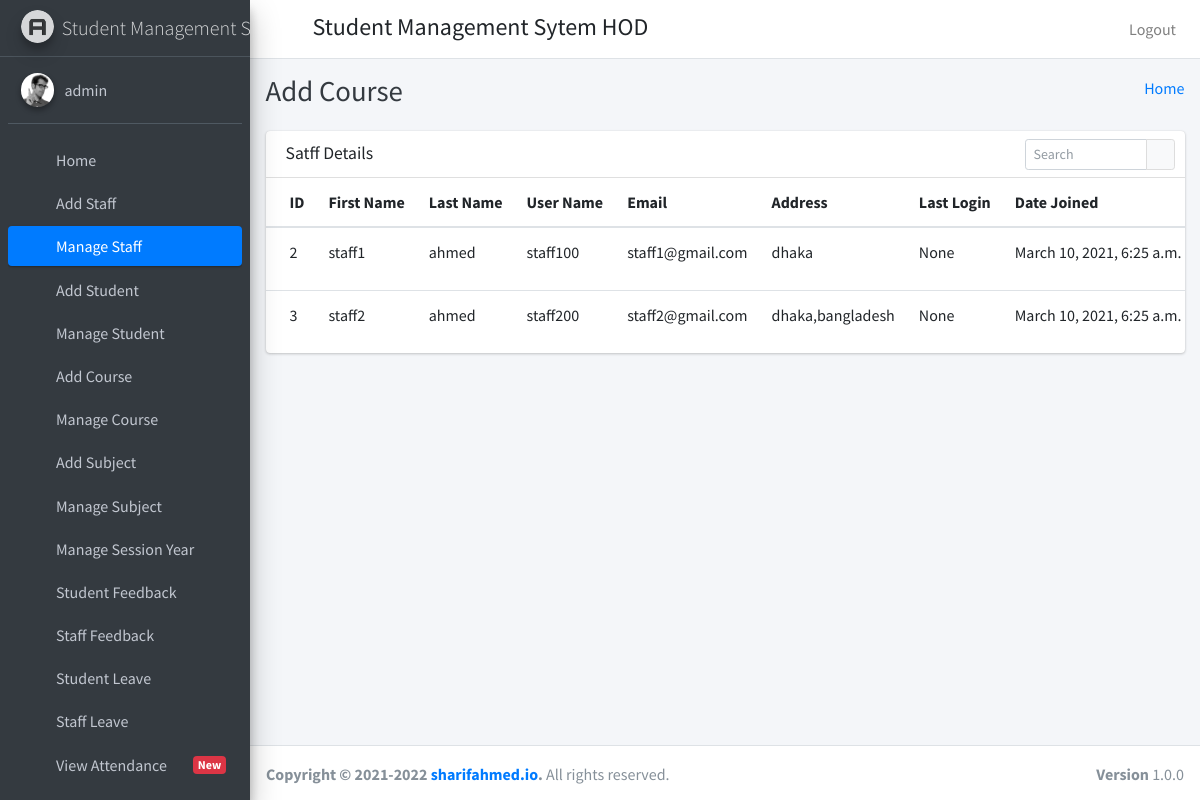
The page /manage_staff (signed in) on the database its author committed.
### student_management_app/models.py (models this page shows)
class CustomUser(AbstractUser):
    user_type_data=((1,"HOD"),(2,"Staff"),(3,"Student"))
    user_type=models.CharField(default=1,choices=user_type_data,max_length=10)

class Staff(models.Model):
    admin=models.OneToOneField(CustomUser,on_delete=models.CASCADE)
    address=models.TextField()
    created_at=models.DateTimeField(auto_now_add=True)
    updated_at=models.DateTimeField(auto_now_add=True)
    objects=models.Manager()

### student_management_app/hodviews.py (the view)
# urls.py: path('manage_staff',hodviews.manage_staff,name="manage_staff"),
def manage_staff(request):
    staff=Staff.objects.all()
    return render(request,"hod_template/manage_staff.html",{"staff":staff})

### student_management_app/LoginCheckMiddleWare.py (called while the page is built, shortened)
    def process_view(self,request,view_func,view_args,view_kwargs):
        modulename=view_func.__module__
        user=request.user
        if user.is_authenticated:
            if user.user_type == "1":
                if modulename == "student_management_app.hodviews":
                    pass
                elif modulename == "student_management_app.views" or modulename == "django.views.static":
                    pass
                else:
                    return HttpResponseRedirect(reverse("admin_home"))
            else:
                return HttpResponseRedirect(reverse("login"))
        else:
            if request.path == reverse("login") or request.path == reverse("do_login") or modulename == "django.contrib.auth.views":
                pass
            else:
                return HttpResponseRedirect(reverse("login"))

### student_management_app/templates/hod_template/manage_staff.html (shortened to what this page needs)
{% extends 'hod_template/base.html' %}
{% block page_title %}
Add Course
{% endblock page_title %}
{% block main_content %}
    <section class="content">
      <div class="container-fluid">
         <div class="row">
          <div class="col-12">
            <div class="card">
              <div class="card-header">
                <h3 class="card-title">Satff Details</h3>
                <div class="card-tools">
                  <div class="input-group input-group-sm" style="width: 150px;">
                    <input type="text" name="table_search" class="form-control float-right" placeholder="Search">
                    <div class="input-group-append">
                      <button type="submit" class="btn btn-default"><i class="fas fa-search"></i></button>
                    </div>
                  </div>
                </div>
              </div>
              <div class="card-body table-responsive p-0">
                <table class="table table-hover text-nowrap">
                  <thead>
                    <tr>
                      <th>ID</th>
                      <th>First Name</th>
                      <th>Last Name</th>
                      <th>User Name</th>
                      <th>Email</th>
                      <th>Address</th>
                      <th>Last Login</th>
                      <th>Date Joined</th>
                    </tr>
                  </thead>
                  <tbody>
                  {% for p in staff %}
                    <tr>
                      <td>{{p.admin.id}}</td>
                      <td>{{p.admin.first_name}}</td>
                      <td>{{p.admin.last_name}}</td>
                      <td>{{p.admin.username}}</td>
                      <td>{{p.admin.email}}</td>
                      <td>{{p.address}}</td>
                      <td>{{p.admin.last_login}}</td>
                      <td>{{p.admin.date_joined}}</td>
                    </tr>
                   {% endfor %}
                  </tbody>
                </table>
              </div>
            </div>
          </div>
        </div>
      </div>
    </section>
{% endblock main_content %}

### student_management_app/templates/hod_template/sidebar.html (shortened to what this page needs)
{% load static %}
<aside class="main-sidebar sidebar-dark-primary elevation-4">
    <a href="index3.html" class="brand-link">
      <img src="{% static 'dist/img/AdminLTELogo.png' %}" alt="AdminLTE Logo" class="brand-image img-circle elevation-3"
           style="opacity: .8">
      <span class="brand-text font-weight-light">Student Management System</span>
    </a>
    <div class="sidebar">
      <div class="user-panel mt-3 pb-3 mb-3 d-flex">
        <div class="image">
            <img src="{% static 'dist/img/user2-160x160.jpg' %}" class="img-circle elevation-2" alt="User Image">
        </div>
        <div class="info">
          <a href="{% url 'admin_profile' %}" class="d-block">{{user.username}}</a>
        </div>
      </div>
      <nav class="mt-2">
        <ul class="nav nav-pills nav-sidebar flex-column" data-widget="treeview" role="menu" data-accordion="false">
           <li class="nav-item">
            {% url 'admin_home' as admin_home %}
            <a href="{{ admin_home }}" class="nav-link {% if request.path == admin_home %} active {% endif %}">
              <i class="nav-icon fas fa-th"></i>
              <p>
                Home
              </p>
            </a>
          </li>
          <li class="nav-item">
            {% url 'add_staff' as add_staff %}
            <a href="{{ add_staff }}" class="nav-link {% if request.path == add_staff %} active {% endif %}">
              <i class="nav-icon fas fa-th"></i>
              <p>
                Add Staff
              </p>
            </a>
          </li>
          <li class="nav-item">
            {% url 'manage_staff' as manage_staff %}
            {% url 'edit_staff' staff_id=id as edit_staff %}
            <a href="{% url 'manage_staff' %}"  class="nav-link {% if request.path == manage_staff %} active {% endif %}{% if request.path == edit_staff %} active {% endif %}">
              <i class="nav-icon fas fa-th"></i>
              <p>
                Manage Staff
              </p>
            </a>
          </li>
          <li class="nav-item">
             {% url 'add_student' as add_student %}
            <a href="{% url 'add_student' %}" class="nav-link {% if request.path == add_student %} active {% endif %}">
              <i class="nav-icon fas fa-th"></i>
              <p>
                Add Student
              </p>
            </a>
          </li>
          <li class="nav-item">
            {% url 'manage_student' as manage_student %}
            {% url 'edit_student' student_id=id as edit_student %}
            <a href="{% url 'manage_student' %}" class="nav-link {% if request.path == manage_student %} active {% endif %} {% if request.path == edit_student %} active {% endif %}">
              <i class="nav-icon fas fa-th"></i>
              <p>
                Manage Student
              </p>
            </a>
          </li>
          <li class="nav-item">
            {% url 'add_course' as add_course %}
            <a href=" {% url 'add_course' %}" class="nav-link {% if request.path == add_course %} active {% endif %}">
              <i class="nav-icon fas fa-th"></i>
              <p>
                Add Course
              </p>
            </a>
          </li>
          <li class="nav-item">
            {% url 'manage_course' as manage_course %}
            {% url 'edit_course' course_id=id as edit_course %}
            <a href=" {% url 'manage_course' %}" class="nav-link {% if request.path == manage_course %} active {% endif %}{% if request.path == edit_course %} active {% endif %}">
              <i class="nav-icon fas fa-th"></i>
              <p>
                Manage Course
              </p>
            </a>
          </li>
          <li class="nav-item">
            {% url 'add_subject' as add_subject %}
            <a href=" {% url 'add_subject' %}" class="nav-link {% if request.path == add_subject %} active {% endif %}">
              <i class="nav-icon fas fa-th"></i>
              <p>
                Add Subject
              </p>
            </a>
          </li>
          <li class="nav-item">
            {% url 'manage_subject' as manage_subject %}
            {% url 'edit_subject' subject_id=id as edit_subject %}
            <a href="{% url 'manage_subject' %}" class="nav-link {% if request.path == manage_subject %} active {% endif %}{% if request.path == edit_subject %} active {% endif %}">
              <i class="nav-icon fas fa-th"></i>
              <p>
                Manage Subject
              </p>
            </a>
          </li>
          <li class="nav-item">
            {% url 'manage_session' as manage_session %}
            <a href="{% url 'manage_session' %}" class="nav-link {% if request.path == manage_session %} active {% endif %}">
              <i class="nav-icon fas fa-th"></i>
              <p>
                Manage Session Year
              </p>
            </a>
          </li>
            <li class="nav-item">
             {% url 'student_feedback_message' as student_feedback_message %}
            <a href="{% url 'student_feedback_message' %}" class="nav-link {% if request.path == student_feedback_message %} active {% endif %}">
              <i class="nav-icon fas fa-th"></i>
              <p>
                Student Feedback
              </p>
            </a>
          </li>
           <li class="nav-item">
               {% url 'staff_feedback_message' as staff_feedback_message %}
            <a href="{% url 'staff_feedback_message' %}" class="nav-link {% if request.path == staff_feedback_message %} active {% endif %}">
              <i class="nav-icon fas fa-th"></i>
              <p>
                Staff Feedback
              </p>
            </a>
          </li>
           <li class="nav-item">
            {% url 'student_leave_view' as student_leave_view %}
            <a href="{% url 'student_leave_view' %}" class="nav-link {% if request.path == student_leave_view %} active {% endif %}">
              <i class="nav-icon fas fa-th"></i>
              <p>
                Student Leave
              </p>
            </a>
          </li>
          <li class="nav-item">
            {% url 'staff_leave_view' as staff_leave_view %}
            <a href="{% url 'staff_leave_view' %}" class="nav-link {% if request.path == staff_leave_view %} active {% endif %}">
              <i class="nav-icon fas fa-th"></i>
              <p>
                Staff Leave
              </p>
            </a>
          </li>
          <li class="nav-item">
            <a href="{% url 'add_staff' %}" class="nav-link">
              <i class="nav-icon fas fa-th"></i>
              <p>
                View Attendance
                <span class="right badge badge-danger">New</span>
              </p>
            </a>
          </li>
          <li class="nav-item">
            <a href="{% url 'add_staff' %}" class="nav-link">
            </a>
          </li>
        </ul>
      </nav>
    </div>
  </aside>

### rows shown on the page
CustomUser: username "admin"
Staff: admin.id "2", admin.first_name "staff1", admin.last_name "ahmed", admin.username "staff100", admin.email "staff1@gmail.com", address "dhaka", admin.last_login "None", admin.date_joined "March 10, 2021, 6:25 a.m."
Staff: admin.id "3", admin.first_name "staff2", admin.last_name "ahmed", admin.username "staff200", admin.email "staff2@gmail.com", address "dhaka,bangladesh", admin.last_login "None", admin.date_joined "March 10, 2021, 6:25 a.m."
